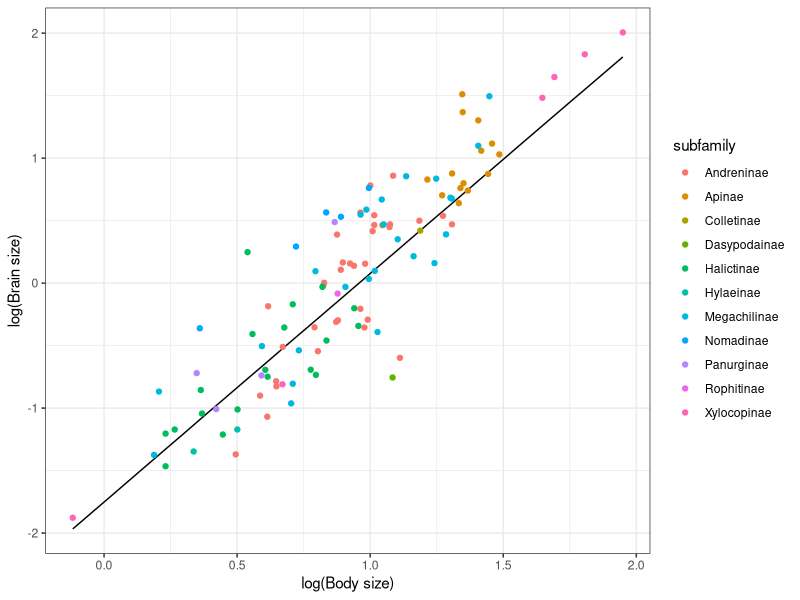

Write R code to recreate this figure.



#Plot encephalization
#Load libraries
library(stringr)
library(readr)
library(ggplot2)
library(dplyr)

#Read data
m = read_csv("Data/Processing/residuals_model.csv")
r = read_csv("Data/Processing/residuals_data.csv")
d = read_csv("Data/Processing/taxonomic_rank.csv") %>% 
mutate(Species = str_replace_all(query, " ", "_")) %>% 
select(!c(query, db))

#Add taxonomic rank to dataset
r = left_join(r,d)

#Add ggplot
ggplot(m, aes(x = log_it, y = estimate__)) +
geom_line() +
geom_point(data = r, aes(log_it, log_brain_weight, color = subfamily)) + 
theme_bw() +
ylab("log(Brain size)") +
xlab("log(Body size)") #+
#theme(legend.box.background = element_rect(colour = "black"))




